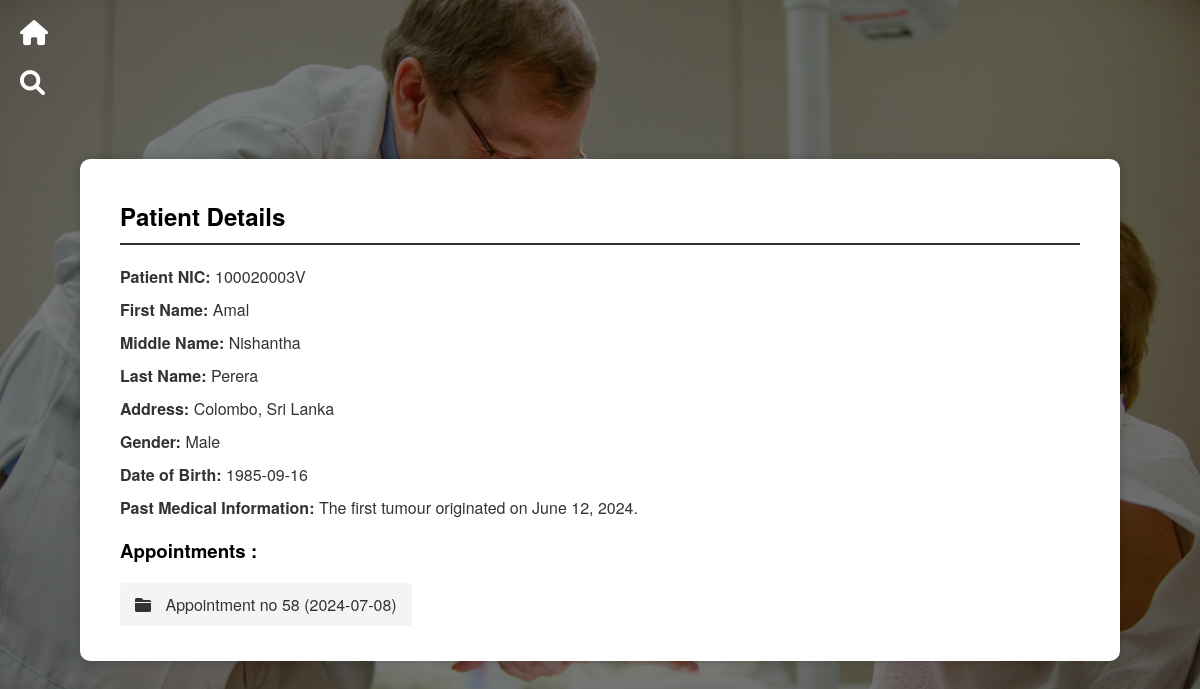
The app's page /admin/display_patient.php?patient_nic=100020003V (signed in) with its own data.
### tables this page shows
CREATE TABLE `patients` (
  `patient_id` int(11) NOT NULL,
  `patient_nic` varchar(10) NOT NULL,
  `first_name` varchar(50) NOT NULL,
  `middle_name` varchar(50) DEFAULT NULL,
  `last_name` varchar(50) NOT NULL,
  `address` text NOT NULL,
  `gender` enum('Male','Female','Other') NOT NULL,
  `date_of_birth` date NOT NULL,
  `past_medical_information` text DEFAULT NULL,
  `created_at` timestamp NOT NULL DEFAULT current_timestamp(),
  `updated_at` timestamp NOT NULL DEFAULT current_timestamp() ON UPDATE current_timestamp(),
  `mediRegNum` varchar(255) DEFAULT NULL,
  `is_check` tinyint(1) NOT NULL DEFAULT 0
);

### admin/display_patient.php (the view, shortened to what this page needs)
<?php
if (isset($_GET['patient_nic'])) {
    $patient_nic = $_GET['patient_nic'];
    $servername = "localhost";
    $username = "root";
    $password = "";
    $dbname = "doctor_registration";
    $conn = new mysqli($servername, $username, $password, $dbname);
    $stmt = $conn->prepare("SELECT * FROM patients WHERE patient_nic = ?");
    $stmt->bind_param("s", $patient_nic);
    $stmt->execute();
    $result = $stmt->get_result();
    if ($result->num_rows > 0) {
        $row = $result->fetch_assoc();
        echo "<div class='container'>";
        echo "<h2>Patient Details</h2>";
        echo "<p><strong>Patient NIC:</strong> " . htmlspecialchars($row["patient_nic"]) . "</p>";
        echo "<p><strong>First Name:</strong> " . htmlspecialchars($row["first_name"]) . "</p>";
        echo "<p><strong>Middle Name:</strong> " . htmlspecialchars($row["middle_name"]) . "</p>";
        echo "<p><strong>Last Name:</strong> " . htmlspecialchars($row["last_name"]) . "</p>";
        echo "<p><strong>Address:</strong> " . htmlspecialchars($row["address"]) . "</p>";
        echo "<p><strong>Gender:</strong> " . htmlspecialchars($row["gender"]) . "</p>";
        echo "<p><strong>Date of Birth:</strong> " . htmlspecialchars($row["date_of_birth"]) . "</p>";
        echo "<p><strong>Past Medical Information:</strong> " . htmlspecialchars($row["past_medical_information"]) . "</p>";
        $patient_folder = 'patients/' . htmlspecialchars($patient_nic);
        if (is_dir($patient_folder)) {
            echo "<h3>Appointments :</h3>";
            $appointment_folders = glob($patient_folder . '/Appointment no *');
            if ($appointment_folders) {
                echo "<ul class='folder-list'>";
                foreach ($appointment_folders as $folder) {
                    $folder_name = basename($folder);
                    echo "<li><a href='display_appointment.php?folder=" . urlencode($folder) . "'><i class='fas fa-folder'></i> " . htmlspecialchars($folder_name) . "</a></li>";
                }
                echo "</ul>";
            } else {
                echo "<p>No appointment folders found.</p>";
            }
        } else {
            echo "<p>No patient folder found.</p>";
        }
        echo "</div>";
    } else {
        echo "<div class='container'><p>No patient found with NIC: " . htmlspecialchars($patient_nic) . "</p></div>";
    }
} else {
    echo "<div class='container'><p>No NIC provided.</p></div>";
}
?>
<!DOCTYPE html>
<html lang="en">
<head>
    <link rel="stylesheet" href="https://cdnjs.cloudflare.com/ajax/libs/font-awesome/6.0.0-beta3/css/all.min.css">
</head>
<body>
    <a href="admin_panel.php" class="icon home-icon"><i class="fas fa-home"></i></a>
    <a href="search_patient.php" class="icon search-icon"><i class="fas fa-search"></i></a>
</body>
</html>

### admin/display_patient.php (style rules this page uses)
.icon { position: absolute; top: 20px; left: 20px; font-size: 25px; color: #fff; cursor: pointer; }
.home-icon { top: 20px; }
.search-icon { top: 70px; }
body { font-family: 'Helvetica Neue', Helvetica, Arial, sans-serif; background: linear-gradient(rgba(0,0,0,0.5), rgba(0,0,0,0.5)), url('panel.jpg') no-repeat center center fixed; background-size: cover; display: flex; justify-content: center; align-items: center; min-height: 100vh; margin: 0; position: relative; }
.container { width: 80%; max-width: 1000px; background: #fff; padding: 20px 40px; border-radius: 10px; box-shadow: 0 0 10px rgba(0, 0, 0, 0.2); text-align: left; margin-top: 20px; }
h2 { border-bottom: 2px solid #333; padding-bottom: 10px; margin-bottom: 20px; font-size: 24px; }
p { margin: 10px 0; font-size: 16px; color: #333; }
.folder-list { list-style-type: none; padding: 0; margin: 0; display: grid; grid-template-columns: repeat(auto-fit, minmax(200px, 1fr)); gap: 15px; }
.folder-list li { margin-bottom: 15px; }
.folder-list li a { text-decoration: none; color: #333; background-color: #f4f4f4; padding: 10px 15px; display: inline-block; border-radius: 4px; transition: background-color 0.3s, color 0.3s; }
.folder-list li a i { margin-right: 10px; }

### records on screen
patients: patient_nic "100020003V", first_name "Amal", middle_name "Nishantha", last_name "Perera", address "Colombo, Sri Lanka", gender "Male", date_of_birth "1985-09-16", past_medical_information "The first tumour originated on June 12, 2024."

### other values on screen
$folder_name "Appointment no 58 (2024-07-08)"
